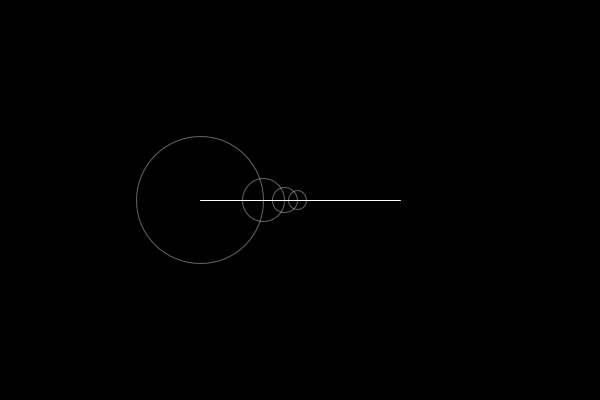
Frame 1 (no input)
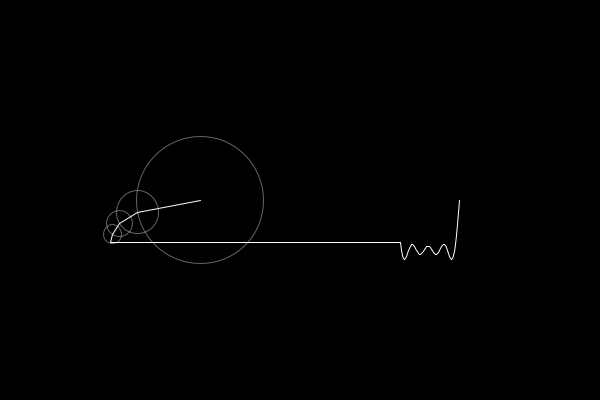
Frame 60 (the mouse pressed at the canvas centre just before this capture)
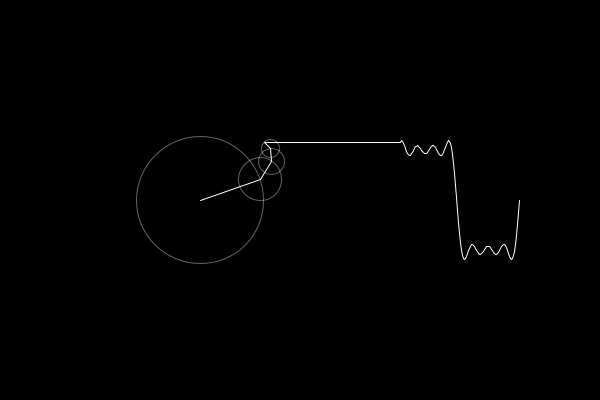
Frame 120 (the mouse held since frame 60 and released just before this capture)

The Processing sketch that drew these frames (run headless with seeded random() and noise(); from frame 60 on, the mouse is pressed at the canvas centre):

// Processing sketch: Fourier_Series_1_0
// ── Fourier_Series_1_0.pde
float time = 0;
FloatList wave;
void setup() {
  size(600, 400);
  wave = new FloatList();
}

void draw() {
  background(0);
  translate(200, 200);
  float x = 0;
  float y = 0;

  for (int i = 0; i < 4; i++) {
    float prevx = x;
    float prevy = y;
    int n = i * 2 + 1;
    float radius = 50 * (4 / ( n * PI));
    x += radius*cos(n * time);
    y += radius*sin(n * time);


    stroke(255, 100);
    noFill();
    ellipse(prevx, prevy, radius*2, radius*2);

    fill(255);
    stroke(255);
    line(prevx, prevy, x, y);
  }
  wave.reverse();
  wave.append(y);
  wave.reverse();


  translate(200, 0);
  line(x-200, y, 0, y);
  beginShape();
  noFill();
  for (int i= 0; i < wave.size(); i++) {
    vertex(i, wave.get(i));
  }
  endShape();

  time += 0.05;

  if (wave.size()>200) {
    wave.remove(200);
  }
  println(wave.size());
}
